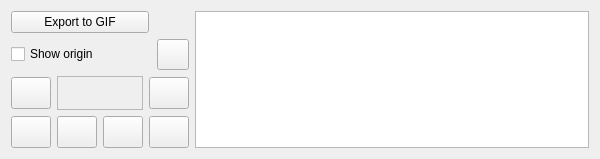
<?xml version="1.0" encoding="UTF-8"?>
<ui version="4.0">
 <class>SolarusEditor::SpritePreviewer</class>
 <widget class="QWidget" name="SolarusEditor::SpritePreviewer">
  <property name="geometry">
   <rect>
    <x>0</x>
    <y>0</y>
    <width>600</width>
    <height>150</height>
   </rect>
  </property>
  <layout class="QHBoxLayout" name="horizontalLayout_2">
   <item>
    <layout class="QVBoxLayout" name="verticalLayout_2">
     <item>
      <spacer name="spacer">
       <property name="orientation">
        <enum>Qt::Vertical</enum>
       </property>
       <property name="sizeHint" stdset="0">
        <size>
         <width>20</width>
         <height>40</height>
        </size>
       </property>
      </spacer>
     </item>
     <item>
      <layout class="QHBoxLayout" name="export_layout">
       <item>
        <widget class="QPushButton" name="export_button">
         <property name="text">
          <string>Export to GIF</string>
         </property>
        </widget>
       </item>
       <item>
        <spacer name="export_spacer">
         <property name="orientation">
          <enum>Qt::Horizontal</enum>
         </property>
         <property name="sizeType">
          <enum>QSizePolicy::Preferred</enum>
         </property>
         <property name="sizeHint" stdset="0">
          <size>
           <width>40</width>
           <height>20</height>
          </size>
         </property>
        </spacer>
       </item>
      </layout>
     </item>
     <item>
      <layout class="QHBoxLayout" name="horizontalLayout">
       <item>
        <widget class="QCheckBox" name="origin_check_box">
         <property name="text">
          <string>Show origin</string>
         </property>
        </widget>
       </item>
       <item>
        <widget class="QToolButton" name="zoom_button">
         <property name="toolTip">
          <string>Zoom</string>
         </property>
         <property name="text">
          <string/>
         </property>
         <property name="icon">
          <iconset resource="../../resources/images.qrc">
           <normaloff>:/images/icon_zoom.png</normaloff>:/images/icon_zoom.png</iconset>
         </property>
         <property name="iconSize">
          <size>
           <width>24</width>
           <height>24</height>
          </size>
         </property>
        </widget>
       </item>
      </layout>
     </item>
     <item>
      <layout class="QGridLayout" name="buttons_layout">
       <item row="0" column="1" colspan="2">
        <widget class="QFrame" name="frame">
         <property name="frameShape">
          <enum>QFrame::StyledPanel</enum>
         </property>
         <property name="frameShadow">
          <enum>QFrame::Raised</enum>
         </property>
         <layout class="QVBoxLayout" name="verticalLayout">
          <item>
           <widget class="QLabel" name="frame_label">
            <property name="toolTip">
             <string>Index of the current frame</string>
            </property>
            <property name="text">
             <string/>
            </property>
            <property name="alignment">
             <set>Qt::AlignCenter</set>
            </property>
           </widget>
          </item>
         </layout>
        </widget>
       </item>
       <item row="1" column="3">
        <widget class="QPushButton" name="last_button">
         <property name="sizePolicy">
          <sizepolicy hsizetype="Fixed" vsizetype="Fixed">
           <horstretch>0</horstretch>
           <verstretch>0</verstretch>
          </sizepolicy>
         </property>
         <property name="minimumSize">
          <size>
           <width>32</width>
           <height>32</height>
          </size>
         </property>
         <property name="toolTip">
          <string>Last</string>
         </property>
         <property name="text">
          <string/>
         </property>
         <property name="icon">
          <iconset resource="../../resources/images.qrc">
           <normaloff>:/images/icon_last.png</normaloff>:/images/icon_last.png</iconset>
         </property>
         <property name="iconSize">
          <size>
           <width>24</width>
           <height>24</height>
          </size>
         </property>
        </widget>
       </item>
       <item row="1" column="2">
        <widget class="QPushButton" name="stop_button">
         <property name="sizePolicy">
          <sizepolicy hsizetype="Fixed" vsizetype="Fixed">
           <horstretch>0</horstretch>
           <verstretch>0</verstretch>
          </sizepolicy>
         </property>
         <property name="minimumSize">
          <size>
           <width>32</width>
           <height>32</height>
          </size>
         </property>
         <property name="toolTip">
          <string>Stop</string>
         </property>
         <property name="text">
          <string/>
         </property>
         <property name="icon">
          <iconset resource="../../resources/images.qrc">
           <normaloff>:/images/icon_stop.png</normaloff>:/images/icon_stop.png</iconset>
         </property>
         <property name="iconSize">
          <size>
           <width>24</width>
           <height>24</height>
          </size>
         </property>
        </widget>
       </item>
       <item row="0" column="3">
        <widget class="QPushButton" name="next_button">
         <property name="sizePolicy">
          <sizepolicy hsizetype="Fixed" vsizetype="Fixed">
           <horstretch>0</horstretch>
           <verstretch>0</verstretch>
          </sizepolicy>
         </property>
         <property name="minimumSize">
          <size>
           <width>32</width>
           <height>32</height>
          </size>
         </property>
         <property name="toolTip">
          <string>Next</string>
         </property>
         <property name="text">
          <string/>
         </property>
         <property name="icon">
          <iconset resource="../../resources/images.qrc">
           <normaloff>:/images/icon_next.png</normaloff>:/images/icon_next.png</iconset>
         </property>
         <property name="iconSize">
          <size>
           <width>24</width>
           <height>24</height>
          </size>
         </property>
        </widget>
       </item>
       <item row="1" column="1">
        <widget class="QPushButton" name="start_button">
         <property name="sizePolicy">
          <sizepolicy hsizetype="Fixed" vsizetype="Fixed">
           <horstretch>0</horstretch>
           <verstretch>0</verstretch>
          </sizepolicy>
         </property>
         <property name="minimumSize">
          <size>
           <width>32</width>
           <height>32</height>
          </size>
         </property>
         <property name="text">
          <string/>
         </property>
         <property name="icon">
          <iconset resource="../../resources/images.qrc">
           <normaloff>:/images/icon_start.png</normaloff>:/images/icon_start.png</iconset>
         </property>
         <property name="iconSize">
          <size>
           <width>24</width>
           <height>24</height>
          </size>
         </property>
        </widget>
       </item>
       <item row="0" column="0">
        <widget class="QPushButton" name="previous_button">
         <property name="sizePolicy">
          <sizepolicy hsizetype="Fixed" vsizetype="Fixed">
           <horstretch>0</horstretch>
           <verstretch>0</verstretch>
          </sizepolicy>
         </property>
         <property name="minimumSize">
          <size>
           <width>32</width>
           <height>32</height>
          </size>
         </property>
         <property name="toolTip">
          <string>Previous</string>
         </property>
         <property name="text">
          <string/>
         </property>
         <property name="icon">
          <iconset resource="../../resources/images.qrc">
           <normaloff>:/images/icon_previous.png</normaloff>:/images/icon_previous.png</iconset>
         </property>
         <property name="iconSize">
          <size>
           <width>24</width>
           <height>24</height>
          </size>
         </property>
        </widget>
       </item>
       <item row="1" column="0">
        <widget class="QPushButton" name="first_button">
         <property name="sizePolicy">
          <sizepolicy hsizetype="Fixed" vsizetype="Fixed">
           <horstretch>0</horstretch>
           <verstretch>0</verstretch>
          </sizepolicy>
         </property>
         <property name="minimumSize">
          <size>
           <width>32</width>
           <height>32</height>
          </size>
         </property>
         <property name="toolTip">
          <string>First</string>
         </property>
         <property name="text">
          <string/>
         </property>
         <property name="icon">
          <iconset resource="../../resources/images.qrc">
           <normaloff>:/images/icon_first.png</normaloff>:/images/icon_first.png</iconset>
         </property>
         <property name="iconSize">
          <size>
           <width>24</width>
           <height>24</height>
          </size>
         </property>
        </widget>
       </item>
      </layout>
     </item>
    </layout>
   </item>
   <item>
    <widget class="QGraphicsView" name="frame_view"/>
   </item>
  </layout>
 </widget>
 <resources>
  <include location="../../resources/images.qrc"/>
 </resources>
 <connections/>
</ui>
